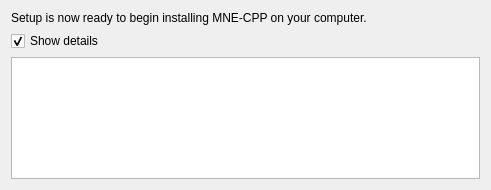
<?xml version="1.0" encoding="UTF-8"?>
<ui version="4.0">
 <class>ReadyToInstallWidget</class>
 <widget class="QWidget" name="ReadyToInstallWidget">
  <property name="geometry">
   <rect>
    <x>0</x>
    <y>0</y>
    <width>491</width>
    <height>190</height>
   </rect>
  </property>
  <property name="minimumSize">
   <size>
    <width>491</width>
    <height>190</height>
   </size>
  </property>
  <property name="windowTitle">
   <string>Form</string>
  </property>
  <layout class="QVBoxLayout" name="verticalLayout_3">
   <item>
    <widget class="QLabel" name="label_2">
     <property name="sizePolicy">
      <sizepolicy hsizetype="Minimum" vsizetype="Preferred">
       <horstretch>0</horstretch>
       <verstretch>0</verstretch>
      </sizepolicy>
     </property>
     <property name="text">
      <string>Setup is now ready to begin installing MNE-CPP on your computer.</string>
     </property>
    </widget>
   </item>
   <item>
    <widget class="QCheckBox" name="showDetails">
     <property name="text">
      <string>Show details</string>
     </property>
     <property name="checked">
      <bool>true</bool>
     </property>
    </widget>
   </item>
   <item>
    <widget class="QTextBrowser" name="showDetailsBrowser"/>
   </item>
   <item>
    <spacer name="verticalSpacer_2">
     <property name="orientation">
      <enum>Qt::Vertical</enum>
     </property>
     <property name="sizeHint" stdset="0">
      <size>
       <width>20</width>
       <height>0</height>
      </size>
     </property>
    </spacer>
   </item>
  </layout>
  <zorder>label_2</zorder>
  <zorder>showDetails</zorder>
  <zorder>showDetailsBrowser</zorder>
  <zorder>verticalSpacer_2</zorder>
 </widget>
 <resources/>
 <connections>
  <connection>
   <sender>showDetails</sender>
   <signal>toggled(bool)</signal>
   <receiver>showDetailsBrowser</receiver>
   <slot>setVisible(bool)</slot>
   <hints>
    <hint type="sourcelabel">
     <x>63</x>
     <y>37</y>
    </hint>
    <hint type="destinationlabel">
     <x>85</x>
     <y>89</y>
    </hint>
   </hints>
  </connection>
 </connections>
</ui>
